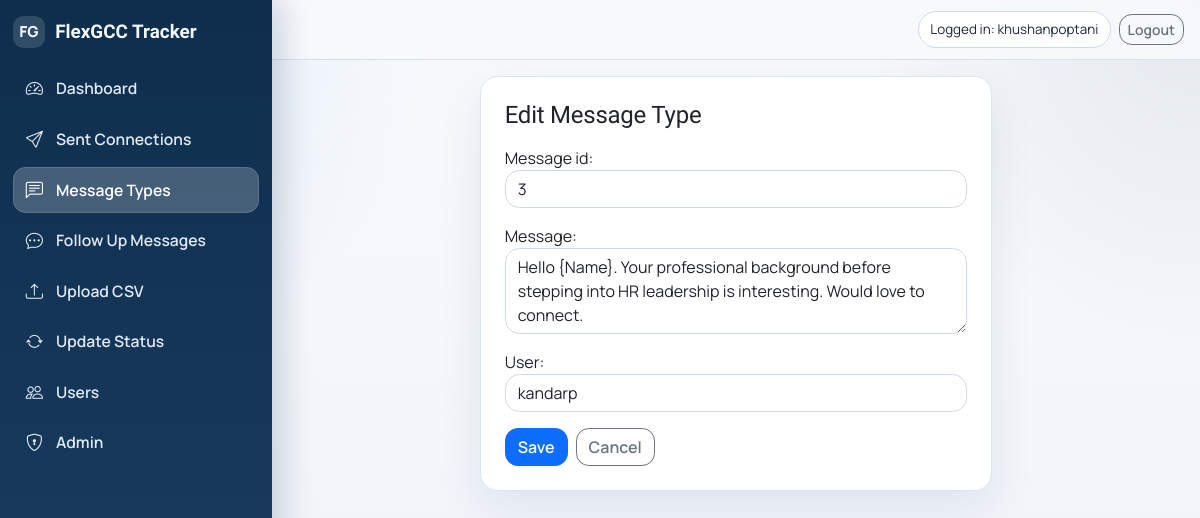
Page /message-types/3/edit/ (signed in) on the committed database.
### tracker/models.py (models this page shows, shortened)
class MessageType(models.Model):
    message_id = models.CharField(max_length=100)
    message = models.TextField()
    user = models.ForeignKey(User, on_delete=models.CASCADE, related_name="message_types")
    created_at = models.DateTimeField(auto_now_add=True)
    updated_at = models.DateTimeField(auto_now=True)
    class Meta:
        ordering = ["user__username", "message_id"]
        constraints = [
            models.UniqueConstraint(
                fields=["message_id", "user"],
                name="unique_message_id_per_user",
            )
        ]

### tracker/views.py (the view)
# urls.py: path("message-types/<int:pk>/edit/", views.message_type_edit, name="message_type_edit"),
@login_required
def message_type_edit(request, pk):
    message_type = get_object_or_404(MessageType, pk=pk)
    form = MessageTypeForm(request.POST or None, instance=message_type)
    if request.method == "POST" and form.is_valid():
        form.save()
        messages.success(request, "Message type updated.")
        return redirect("message_type_list")
    return render(
        request,
        "tracker/form_page.html",
        {"form": form, "title": "Edit Message Type", "cancel_url": reverse("message_type_list")},
    )

### tracker/forms.py
class MessageTypeForm(BootstrapFormMixin, forms.ModelForm):
    class Meta:
        model = MessageType
        fields = ["message_id", "message", "user"]
        widgets = {
            "message": forms.Textarea(attrs={"rows": 3}),
        }

### templates/tracker/form_page.html (shortened to what this page needs)
{% extends 'base.html' %}
{% block content %}
<div class="row justify-content-center">
  <div class="col-12 col-lg-8 col-xl-7">
    <div class="card dashboard-card">
      <div class="card-body p-4">
        <h1 class="h4 mb-3">{{ title }}</h1>
        <form method="post" enctype="multipart/form-data">
          {{ form.as_p }}
          <div class="d-flex flex-wrap gap-2 mt-3">
            <button type="submit" class="btn btn-primary">Save</button>
            <a href="{{ cancel_url }}" class="btn btn-outline-secondary">Cancel</a>
          </div>
        </form>
      </div>
    </div>
  </div>
</div>
{% endblock %}

### templates/base.html (shortened to what this page needs)
<!doctype html>
<html lang="en">
<head>
  <link href="https://cdn.jsdelivr.net/npm/bootstrap@5.3.3/dist/css/bootstrap.min.css" rel="stylesheet">
  <link href="https://cdn.jsdelivr.net/npm/bootstrap-icons@1.11.3/font/bootstrap-icons.min.css" rel="stylesheet">
</head>
<body>
  {% if user.is_authenticated %}
    <div class="app-shell">
      <aside class="app-sidebar d-none d-lg-flex flex-column">
        <div class="sidebar-header">
          <a class="brand-mark" href="{% url 'dashboard' %}">
            <span class="brand-dot">FG</span>
            <span class="brand-title">FlexGCC Tracker</span>
          </a>
        </div>
        <nav class="app-nav">
          {% include 'tracker/_nav_links.html' %}
        </nav>
      </aside>
      <div class="app-main">
        <header class="app-topbar">
          <div class="app-topbar-inner">
            <div class="d-flex align-items-center gap-2">
              <span class="auth-pill" title="{{ user.get_full_name|default:user.username }}">Logged in: {{ user.get_full_name|default:user.username }}</span>
              <form method="post" action="{% url 'logout' %}" class="m-0">
                <button type="submit" class="btn btn-outline-secondary btn-sm">Logout</button>
              </form>
            </div>
          </div>
        </header>
        <main class="content-wrap">
          <div class="container-fluid">
  {% else %}
    <main class="public-wrap">
      <div class="container">
  {% endif %}
            {% block content %}{% endblock %}
  {% if user.is_authenticated %}
          </div>
        </main>
      </div>
    </div>
  {% else %}
      </div>
    </main>
  {% endif %}
</body>
</html>

### templates/base.html (style rules this page uses)
:root { --brand-ink: #0f2e4d; --brand-ink-soft: #1a3f64; --brand-card: #ffffff; --brand-text: #1f2733; --brand-border: #dbe5f0; --brand-shadow: 0 18px 45px rgba(21, 42, 73, 0.08); --radius-md: 0.9rem; --radius-lg: 1.1rem; --sidebar-width: 272px; --sidebar-collapsed-width: 82px; }
html, body { min-height: 100%; }
body { margin: 0; color: var(--brand-text); background: radial-gradient(circle at 0% 0%, rgba(31, 115, 233, 0.11), rgba(31, 115, 233, 0) 30%), radial-gradient(circle at 100% 0%, rgba(15, 46, 77, 0.08), rgba(15, 46, 77, 0) 24%), linear-gradient(180deg, #f7f9fc 0%, #eef3f9 100%); font-family: "Manrope", "Avenir Next", "Segoe UI", sans-serif; }
h1, h2, h3, h4, h5, h6 { font-family: "Sora", "Manrope", sans-serif; letter-spacing: -0.01em; }
.dashboard-card { border: 1px solid var(--brand-border); border-radius: var(--radius-lg); box-shadow: var(--brand-shadow); background: var(--brand-card); }
.form-control, .form-select { border-radius: var(--radius-md); border-color: #cfd9e6; }
.btn { border-radius: 0.8rem; font-weight: 600; }
.app-shell { display: flex; min-height: 100vh; width: 100%; }
.app-sidebar { width: var(--sidebar-collapsed-width); background: linear-gradient(180deg, var(--brand-ink) 0%, var(--brand-ink-soft) 100%); color: #f2f8ff; padding: 1rem 0.55rem; position: sticky; top: 0; height: 100vh; overflow-y: auto; box-shadow: 10px 0 30px rgba(14, 36, 61, 0.18); z-index: 1030; transition: width 0.24s ease, padding 0.24s ease; }
.sidebar-header { display: flex; align-items: center; justify-content: center; margin-bottom: 1.15rem; }
.brand-mark { display: flex; align-items: center; gap: 0.65rem; justify-content: center; width: 100%; text-decoration: none; color: #f2f8ff; min-width: 0; }
.brand-dot { width: 2rem; height: 2rem; border-radius: 0.65rem; display: inline-flex; align-items: center; justify-content: center; background: rgba(255, 255, 255, 0.14); font-weight: 800; font-size: 0.95rem; flex-shrink: 0; }
.brand-title { font-size: 1.18rem; font-weight: 700; font-family: "Sora", "Manrope", sans-serif; line-height: 1.1; white-space: nowrap; opacity: 0; width: 0; overflow: hidden; pointer-events: none; transition: opacity 0.2s ease; }
.app-nav { display: flex; flex-direction: column; gap: 0.3rem; }
.app-main { min-width: 0; flex: 1; display: flex; flex-direction: column; }
.app-topbar { position: sticky; top: 0; z-index: 1020; backdrop-filter: blur(6px); background: rgba(247, 250, 253, 0.88); border-bottom: 1px solid rgba(206, 219, 236, 0.85); padding: 0.7rem 1rem; }
.app-topbar-inner { display: flex; align-items: center; justify-content: space-between; gap: 0.8rem; }
.auth-pill { display: inline-flex; align-items: center; gap: 0.35rem; padding: 0.45rem 0.7rem; border-radius: 999px; font-size: 0.84rem; border: 1px solid #ced9e7; background: #fff; white-space: nowrap; max-width: 15.5rem; overflow: hidden; text-overflow: ellipsis; }
.content-wrap { padding: 1rem; }
.content-wrap .container-fluid, .public-wrap .container { padding-left: 0; padding-right: 0; }

### rows in the picture
MessageType: message_id "3", message "Hello {Name}. Your professional background before stepping into HR leadership is interesting. Would love to connect.", user "kandarp"

### other values in the picture
{{ user.get_full_name|default:user.username }} "khushanpoptani"
{{ title }} "Edit Message Type"
